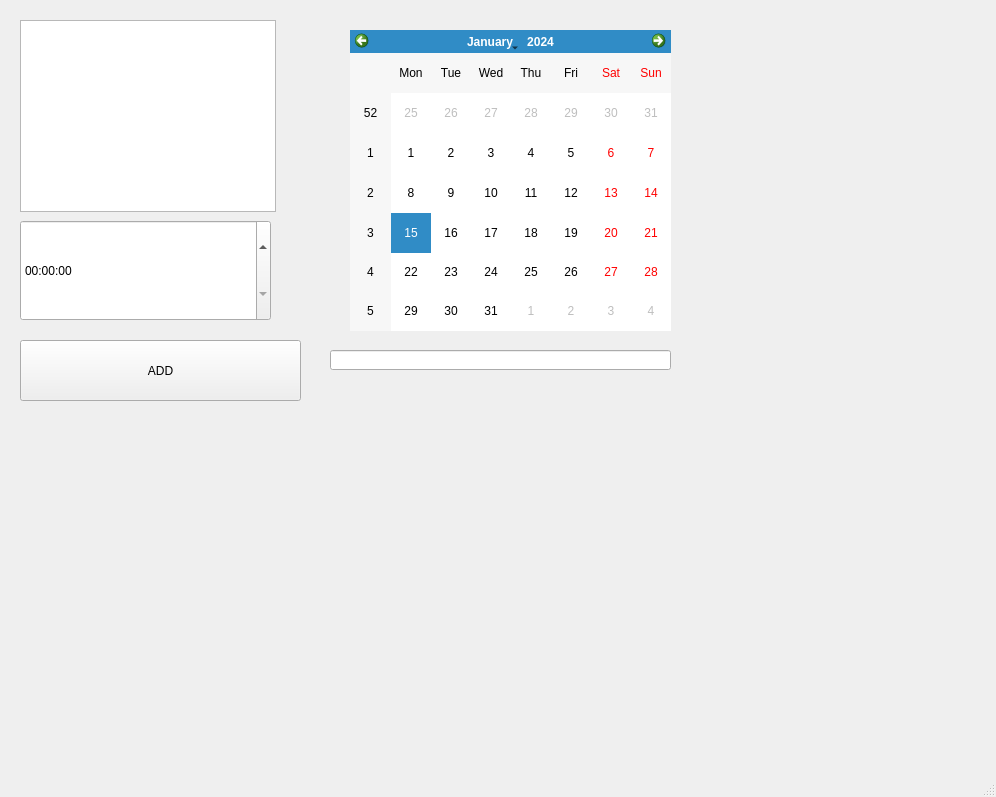
<?xml version="1.0" encoding="UTF-8"?>
<ui version="4.0">
 <class>MainWindow</class>
 <widget class="QMainWindow" name="MainWindow">
  <property name="geometry">
   <rect>
    <x>0</x>
    <y>0</y>
    <width>996</width>
    <height>797</height>
   </rect>
  </property>
  <property name="windowTitle">
   <string>MainWindow</string>
  </property>
  <widget class="QWidget" name="centralwidget">
   <widget class="QCalendarWidget" name="calendar">
    <property name="geometry">
     <rect>
      <x>350</x>
      <y>30</y>
      <width>321</width>
      <height>301</height>
     </rect>
    </property>
   </widget>
   <widget class="QTimeEdit" name="time">
    <property name="geometry">
     <rect>
      <x>20</x>
      <y>220</y>
      <width>251</width>
      <height>101</height>
     </rect>
    </property>
   </widget>
   <widget class="QListWidget" name="result">
    <property name="geometry">
     <rect>
      <x>20</x>
      <y>20</y>
      <width>256</width>
      <height>192</height>
     </rect>
    </property>
   </widget>
   <widget class="QPushButton" name="start">
    <property name="geometry">
     <rect>
      <x>20</x>
      <y>340</y>
      <width>281</width>
      <height>61</height>
     </rect>
    </property>
    <property name="text">
     <string>ADD</string>
    </property>
   </widget>
   <widget class="QLineEdit" name="text">
    <property name="geometry">
     <rect>
      <x>330</x>
      <y>350</y>
      <width>341</width>
      <height>20</height>
     </rect>
    </property>
   </widget>
  </widget>
  <widget class="QMenuBar" name="menubar">
   <property name="geometry">
    <rect>
     <x>0</x>
     <y>0</y>
     <width>996</width>
     <height>21</height>
    </rect>
   </property>
  </widget>
  <widget class="QStatusBar" name="statusbar"/>
 </widget>
 <resources/>
 <connections/>
</ui>
